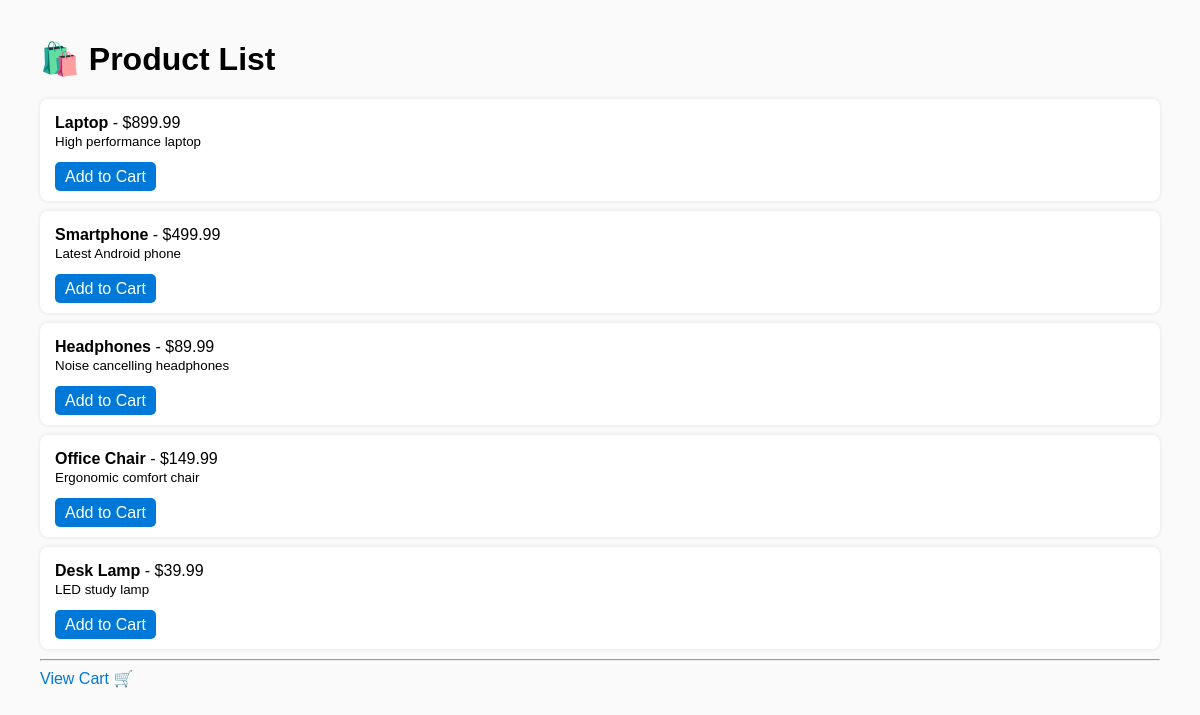
Before: / with the older database file.
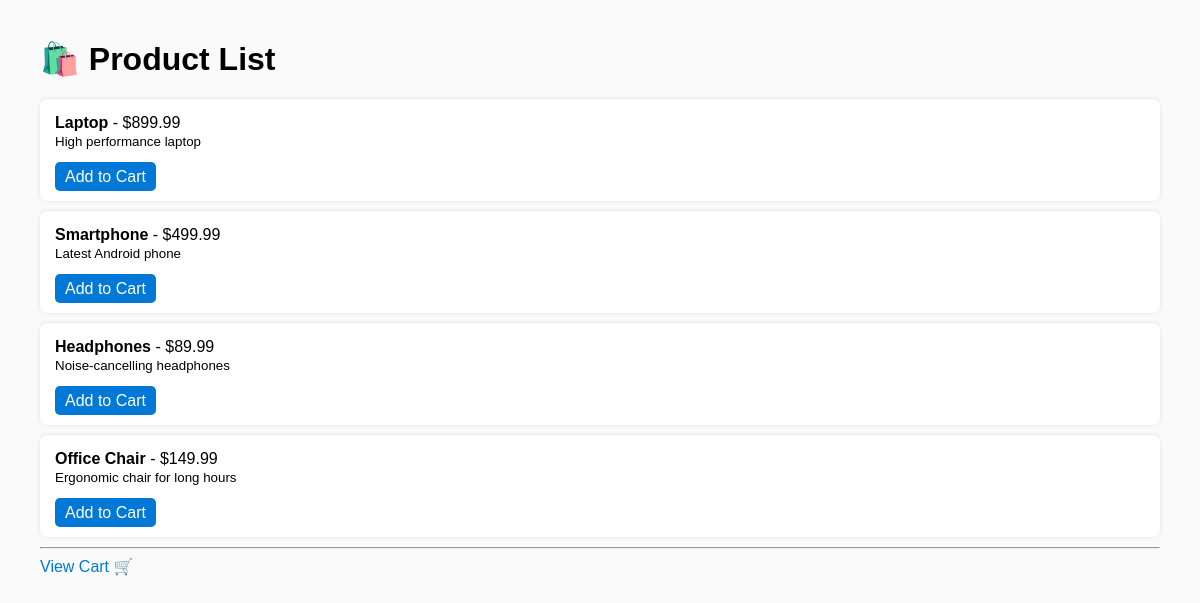
After: the same page with the newer database file.
### tables this page shows
CREATE TABLE products (
    id INTEGER PRIMARY KEY AUTOINCREMENT,
    name TEXT NOT NULL,
    price REAL NOT NULL,
    description TEXT
);

### app.py (the view)
@app.route("/")
def index():
    conn = get_db_connection()
    products = conn.execute("SELECT * FROM products").fetchall()
    conn.close()
    return render_template("index.html", products=products)

### app.py (called while the page is built)
def get_db_connection():
    conn = sqlite3.connect("database/products.db")
    conn.row_factory = sqlite3.Row
    return conn

### templates/index.html (shortened to what this page needs)
<!DOCTYPE html>
<html>
<head>
</head>
<body>
  <h1>🛍️ Product List</h1>
  {% for p in products %}
    <div class="product">
      <b>{{ p['name'] }}</b> - ${{ "%.2f"|format(p['price']) }} <br>
      <small>{{ p['description'] }}</small><br><br>
      <a class="btn" href="{{ url_for('add_to_cart', product_id=p['id']) }}">Add to Cart</a>
    </div>
  {% endfor %}
  <hr>
  <a href="{{ url_for('cart') }}">View Cart 🛒</a>
</body>
</html>

Changed rows visible on the page:
removed products: name "Desk Lamp", price "39.99", description "LED study lamp"
changed products "Headphones": description "Noise cancelling headphones" → "Noise-cancelling headphones"
changed products "Office Chair": description "Ergonomic comfort chair" → "Ergonomic chair for long hours"
